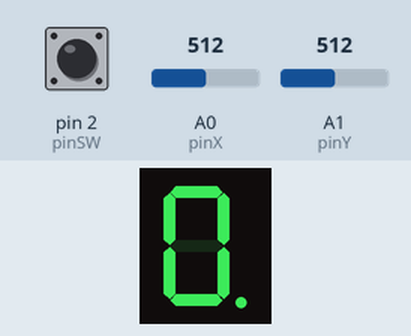
A sketch run on a simulated Arduino Uno, built with avr-gcc and run on an emulated ATmega328P. Shown: 1-digit seven-segment display. Wiring (inferred from the names in the program): 1-digit 7-segment display, segments lit when LOW: segments pin 10, pin 9, pin 8, pin 7, pin 6, pin 5, pin 4, pin 12. The test bench sets the inputs (shaded band); at power-on: A0 (pinX) = 512, pin 2 (pinSW) HIGH, A1 (pinY) = 512. The segment pins are drawn as the display they are named for.

Above: at 1.1 s.
At 1.6 s:
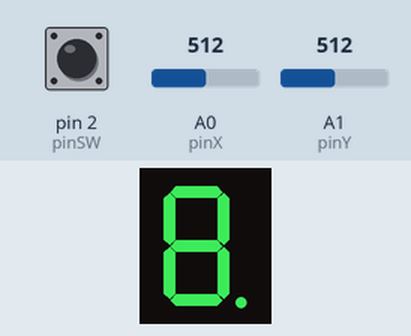
1.7 s: A0 (pinX) set to 390
At 2.4 s:
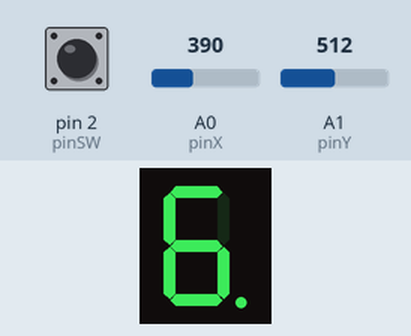
Timing chart, 0 to 4.7 s (numbered marks = the images above; inputs shaded):
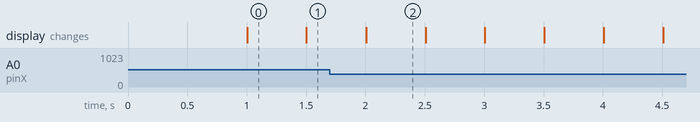

Measured:
- after the input at 1.7 s, the display: changes after 0.31 s (image 2)
- what the display in image 0 shows lasts 0.5 s, from 1.0 s to 1.5 s

The sketch:

homework_3.ino
```cpp
// Declare joystick pins:
const int pinX = A0; //analog pin connected to X output
const int pinY = A1; //analog pin connected to Y output
const int pinSW = 2; //digital pin connected to switch output

// Declare all the segments pins
const int pinA = 12;
const int pinB = 10;
const int pinC = 9;
const int pinD = 8;
const int pinE = 7;
const int pinF = 6;
const int pinG = 5;
const int pinDP = 4;

const int segSize = 8;

byte state = HIGH;
byte swState = LOW;        //defining states for LEDs and switch
byte last_swState = LOW;

int xValue = 0;
int yValue = 0;

bool joyMoved = false;
int minThreshold = 400;
int maxThreshold = 600;
int segments[segSize] = { pinA, pinB, pinC, pinD, pinE, pinF, pinG, pinDP};

const int directions = 4; //up, down, left, right
const int up = 0;
const int down = 1;
const int left = 2;
const int right = 3;

bool initial_state = LOW;
bool seg_state[segSize]={initial_state,initial_state,initial_state,initial_state,initial_state,initial_state,initial_state,initial_state};
int current_seg = segSize - 1; //7 - starting from dp
unsigned long last_blink = 0;  //used for debouncing
unsigned long last_reset_time = 0;  //used for debouncing
unsigned long reset_time = 2000; //hold the joystick for 2 seconds in order to reset it
const unsigned blink_interval = 500; //hovered leds blink every 0.5 sec


//up=x, down = y, left = z, right = t
int matrix[segSize][directions] = { //neighbour matrix, given in lab. 4 pdf
  //  x  y  z  t
    {-1, 6, 5, 1},//a - 0
    { 0, 6, 5,-1},//b - 1
    { 6, 3, 4, 7},//c - 2
    { 6,-1, 4, 2},//d - 3
    { 6, 3,-1, 2},//e - 4
    { 0, 6,-1, 1},//f - 5
    { 0, 3,-1,-1},//g - 6
    {-1,-1, 2,-1}//dp - 7
};

void setup() {
 for(int  i=0; i < segSize; i++){
   pinMode(segments[i],OUTPUT); //set the pins for each segment as OUTPUT
 }
 pinMode(pinSW, INPUT_PULLUP); // set the pin for the switch as INPUT
 Serial.begin(9600);
}

void loop() {
  xValue = analogRead(pinX); //reading the analog values from X and Y axis of the joystick
  yValue = analogRead(pinY);
  swState = digitalRead(pinSW); //read the digital state of the switch

  if(swState == 0)
    if(swState != last_swState){
      seg_state[current_seg] = !seg_state[current_seg]; //toggle the state of the current segment based on the switch (turns it off or on)
      last_reset_time = millis(); //recording the current time for switch debouncing
    }

  last_swState = swState; //updating the last switch state, this helps us below to know if the switch has been pressed long enough

  if(swState ==0 && last_swState == 0 && (millis() - last_reset_time > reset_time) ){
    reset(); //if the switch is held for a specific time (2 sec in our case), it calls the reset function that is located at the end of the code
 }

  //for blinking
  if(millis() - last_blink > blink_interval){ //blinks every 0.5 sec
    last_blink = millis();
    state = !state; //toggle the state to control the LED blinking
    digitalWrite(segments[current_seg], state); // update the LED segment state based on the toggled state (ON/OFF)
 }

  if (!joyMoved) {
    if (yValue < minThreshold) move_segments(up);// if the joystick is moved up, call move_segments() with the "up" direction
    if (yValue > maxThreshold) move_segments(down);// if the joystick is moved down, call move_segments() with the "up" direction
    if (xValue > maxThreshold) move_segments(right);// if the joystick is moved right, call move_segments() with the "up" direction
    if (xValue < minThreshold) move_segments(left);// if the joystick is moved left, call move_segments() with the "up" direction
  }

  if (yValue > minThreshold && yValue < maxThreshold && xValue < maxThreshold && xValue > minThreshold)
    joyMoved = false; //if the joystick is centered, reset joyMoved to false = joystick is not moving
}

void move_segments(int direction) {
  joyMoved = true; //set the joystick movement flag to true
  int new_seg = matrix[current_seg][direction]; // get the new segment index based on the direction
  if (new_seg != -1) { //it should not go on elements marked with -1 in matrix
    digitalWrite(segments[current_seg], seg_state[current_seg]); // Turn off the current segment
    current_seg = new_seg; // update the current segment to the new one
  }
}

void reset(){
  for(int i = 0; i < segSize; i++){
    seg_state[i] = false; //turn off all segments
    digitalWrite(segments[i], LOW); // set all segments to LOW (OFF)
  }
  current_seg = segSize - 1; //7 - setting it back to dp
}
```
